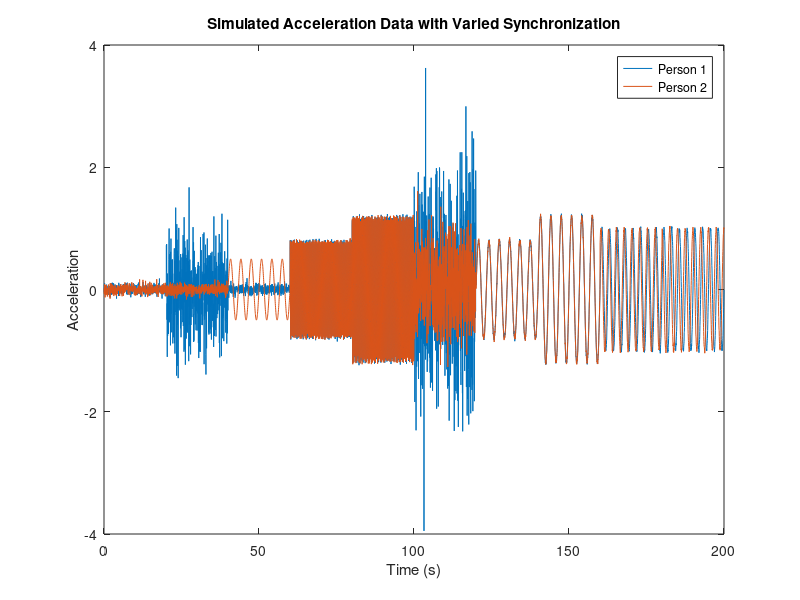

Source code (MATLAB): (Note: this script raises an error after producing the figure.)
%% MATLAB Script to Generate Simulated Acceleration Data in Case Study section

% Parameters
samplingRate = 25; % Hz
duration = 200; % seconds (2 minutes)
totalPoints = duration * samplingRate;
time = linspace(0, duration, totalPoints);


% Function for Sine Wave (Synchronized Movement)
sineWave = @(t, freq, amp, phase) amp * sin(2 * pi * freq * t + phase);

% Function for Random Noise
randomNoise = @(len, scale) scale * randn(len, 1);

% Preallocate Arrays
dataPerson1 = zeros(totalPoints, 1);
dataPerson2 = zeros(totalPoints, 1);
Types=[1,2,10,4,5,3,6,7,8,9];
% Types=[1,2,10,4,5,3,6,7,8,11];
% Define each segment (each segment is 10 seconds for more variety)
segmentLength=20;
for i = 1:(duration/segmentLength)
    idxStart = (i-1)*segmentLength*samplingRate + 1;
    idxEnd = i*segmentLength*samplingRate;
    n=Types(i);
    switch n
        case 1
        % Both movements are still
         dataPerson1(idxStart:idxEnd) = randomNoise(segmentLength * samplingRate, 0.05);
         dataPerson2(idxStart:idxEnd) = randomNoise(segmentLength * samplingRate, 0.05);
        case 2
        % One still and One with Large noise
        dataPerson1(idxStart:idxEnd) = randomNoise(segmentLength * samplingRate, 0.5);
        dataPerson2(idxStart:idxEnd) = randomNoise(segmentLength * samplingRate, 0.05);
        case 3
        % Large Noise with different amplitudes
        dataPerson1(idxStart:idxEnd) = randomNoise(segmentLength * samplingRate, 1);
        dataPerson2(idxStart:idxEnd) = randomNoise(segmentLength * samplingRate, 0.5);
        
        case 4
        % Synchronized 0.8x Sinewave Movement with short period (< 2s)
        dataPerson1(idxStart:idxEnd) = sineWave(time(idxStart:idxEnd), 3, 0.8, 0)'+randomNoise(segmentLength * samplingRate, 0.02);
        dataPerson2(idxStart:idxEnd) = sineWave(time(idxStart:idxEnd), 3, 0.8, 0)'+randomNoise(segmentLength * samplingRate, 0.02);

        case 5
         % Synchronized 1.2x Sinewave Movement with short period (< 2s)
        dataPerson1(idxStart:idxEnd) = sineWave(time(idxStart:idxEnd), 3, 1.2, 0)'+randomNoise(segmentLength * samplingRate, 0.02);
        dataPerson2(idxStart:idxEnd) = sineWave(time(idxStart:idxEnd), 3, 1.2, 0)'+randomNoise(segmentLength * samplingRate, 0.02);

        case 6
       
        % Synchronized 0.8x Sinewave Movement with long period (> 3s)
        dataPerson1(idxStart:idxEnd) = sineWave(time(idxStart:idxEnd), 0.3, 0.8, 0)'+randomNoise(segmentLength * samplingRate, 0.02);
        dataPerson2(idxStart:idxEnd) = sineWave(time(idxStart:idxEnd), 0.3, 0.8, 0)'+randomNoise(segmentLength * samplingRate, 0.02);
        case 7
        % Synchronized 1.2x Sinewave Movement with long period (> 3s)
        dataPerson1(idxStart:idxEnd) = sineWave(time(idxStart:idxEnd), 0.3, 1.2, 0)'+randomNoise(segmentLength * samplingRate, 0.02);
        dataPerson2(idxStart:idxEnd) = sineWave(time(idxStart:idxEnd), 0.3, 1.2, 0)'+randomNoise(segmentLength * samplingRate, 0.02);
        
        case 8
        % Synchronized Sinewave with one with shifted phase
        dataPerson1(idxStart:idxEnd) = sineWave(time(idxStart:idxEnd), 0.4, 1, 0)'+randomNoise(segmentLength * samplingRate, 0.02);
        dataPerson2(idxStart:idxEnd) = sineWave(time(idxStart:idxEnd), 0.4, 1, 0.25*pi)'+randomNoise(segmentLength * samplingRate, 0.02); % phase shift
   
        case 9
        % Synchronized Sinewave with one with shifted phase
        dataPerson1(idxStart:idxEnd) = sineWave(time(idxStart:idxEnd), 0.4, 1, 0)'+randomNoise(segmentLength * samplingRate, 0.02);
        dataPerson2(idxStart:idxEnd) = sineWave(time(idxStart:idxEnd), 0.4, 1, 0.5*pi)'+randomNoise(segmentLength * samplingRate, 0.02); % phase shift

        case 10
         % One still and One with Sinewave Movement
        dataPerson1(idxStart:idxEnd) = randomNoise(segmentLength * samplingRate, 0.05);
        dataPerson2(idxStart:idxEnd) = sineWave(time(idxStart:idxEnd), 0.3, 0.5, 0);
        case 11
         % Synchronized 1.2x Sinewave Movement with long period (> 3s)
        dataPerson1(idxStart:idxEnd) = sineWave(time(idxStart:idxEnd), 0.3, 1.2, 0)';
        dataPerson2(idxStart:idxEnd) = sineWave(time(idxStart:idxEnd), 0.3, 1.2, 0)';
    end

end

% Plot the Data
figure
plot(time, dataPerson1);
hold on;
plot(time, dataPerson2);
xlabel('Time (s)');
ylabel('Acceleration');
title('Simulated Acceleration Data with Varied Synchronization');
legend('Person 1', 'Person 2');

%% Prepare simulated data
t=time';
simulatedData=[t,dataPerson1,dataPerson2];

%% Wavelet analysis
ts=0.04;
periodLimit=[0.2,5];
scaleRange=[[0.2,2];[2,10]];
normflag=false;

[OriScaleAve,wtOrder,Period,CoiRange]=generateSCaveWT2(simulatedData(:,2:3),ts,periodLimit,normflag,scaleRange);
 Alg=OriScaleAve;
%% xcorrelation 

windowsize=5.04;
wcoef=0.3;
stepsize=2.52;

scaleopt="none";
[ccori,name1]=xcrossSlidingWin(simulatedData(:,2:3),ts,windowsize,stepsize,wcoef...
    ,'removegravityflag', false, 'normflag', true, 'windownormflag', false, ...
      'scaleopt', "none");
Alg.(strcat('CC_',name1))=ccori;
%% ED
windowsize=5.04;
wcoef=0;
stepsize=2.52;

[dtwori,name1]=dtwSlidingWin(simulatedData(:,2:3),ts,windowsize,stepsize,wcoef,...
    'removegravityflag', false, 'normflag', false, 'windownormflag', true);
Alg.(strcat('ED_',name1))=dtwori;
%% Dynamic time warping 
windowsize=5.04;
wcoef=0.3;
stepsize=2.52;

[dtwori,name1]=dtwSlidingWin(simulatedData(:,2:3),ts,windowsize,stepsize,wcoef,...
    'removegravityflag', false, 'normflag', false, 'windownormflag', true);
Alg.(strcat('DTW_',name1))=dtwori;


%% Plot figure

LegendName=["CC","ED","DTW","XWT(0.2-2s)","WCT(0.2-2s)","XWT lowf(2-5s)","WCT(2-5s)"];
lineW=4;
FN=fieldnames(Alg);
FN=[FN(5);FN(6);FN(7);FN(1);FN(2);FN(3);FN(4)];
noplot=length(FN)+2;
figure
ax=subplot(noplot,1,[1,2]);
plot(t,simulatedData(:,2),'LineWidth',2,'Color','#6c9bcf')
hold on
plot(t,simulatedData(:,3),'LineWidth',2,'Color','#de8f5f')
set(gca,"FontSize",20)
xticks([]);
xlim([0,t(end)]);
legend(["Data 1","Data 2" ])
grid minor 
box off
Colors=["#7c9d96","#ffd28f","#ffd28f","#9a4444","#3876bf","#9a4444","#3876bf"];
for i=1:length(FN)
    ax1=subplot(noplot,1,i+2);
    plot(t,Alg.(FN{i,1}){1,1},'LineWidth',lineW,'Color',Colors(i))
    % tname=split(FN{i,1},'_');
    % title(tname{1,1})
    ax=[ax,ax1];
    set(gca,"FontSize",20)
    legend(LegendName(i))
    grid minor 
    box off
    xlim([0,t(end)]);
    if i+2~=noplot
        xticks([]);
        % yticks([]);
    end
end
ylabel('Similarity')
xlabel('Time/s')
linkaxes(ax,'x')